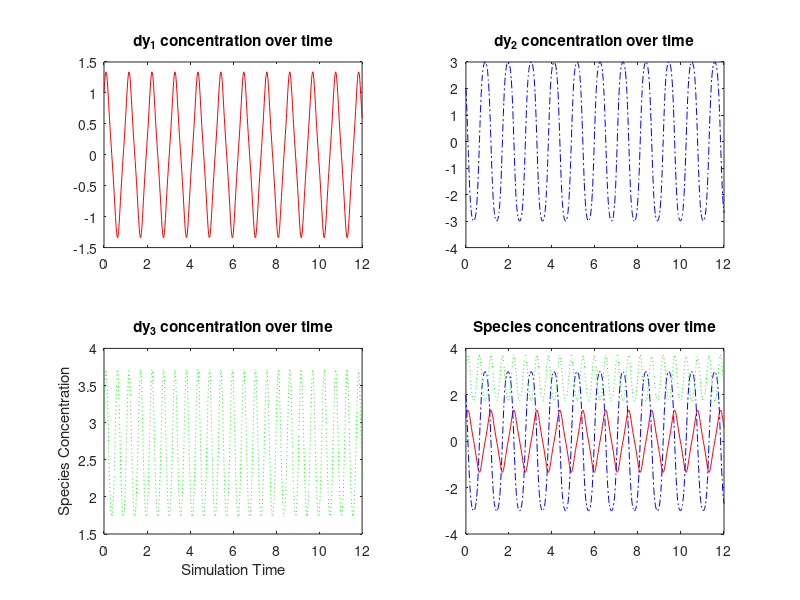

Write the MATLAB code that produced this figure.
function[Y]=valid_51
tspan=[0 12];
initCond = [1 2 3] 
[T,Y] = ode45(@rigid,tspan,initCond)
figure
subplot(2,2,1);
plot(T,Y(:,1),'r-');
title('dy_1 concentration over time');
subplot(2,2,2);
plot(T,Y(:,2),'b-.');
title('dy_2 concentration over time');
subplot(2,2,3);
plot(T,Y(:,3),'g:');
title('dy_3 concentration over time');
subplot(2,2,3);
xlabel('Simulation Time');
ylabel('Species Concentration');
subplot(2,2,4);
plot(T,Y(:,1),'r-',T,Y(:,2),'b-.',T,Y(:,3),'g:')
title('Species concentrations over time');

%% ODE system function
function dy = rigid(t,y)
k1=1;
k2=5;
k3=6;
dy=[y(2)*y(3)*k1; -y(1)*y(3)*k2;y(1)*y(2)*k3];
end

end
